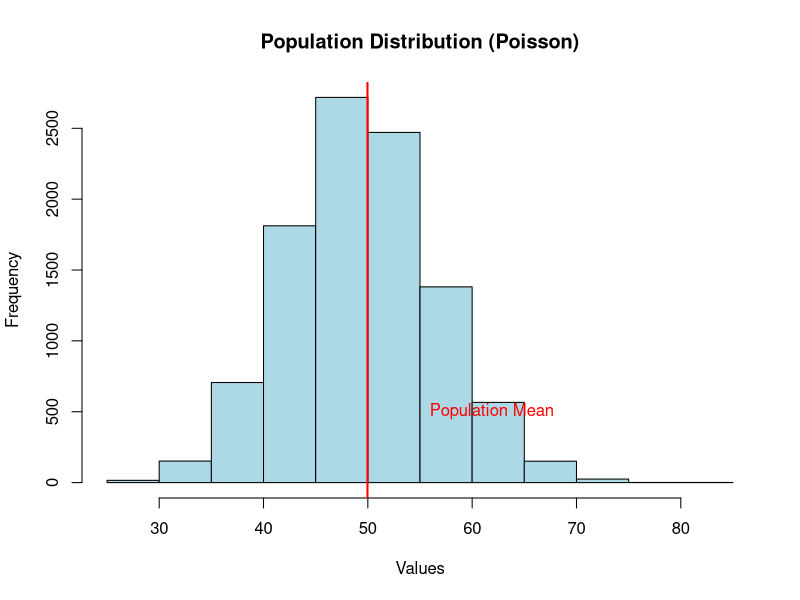
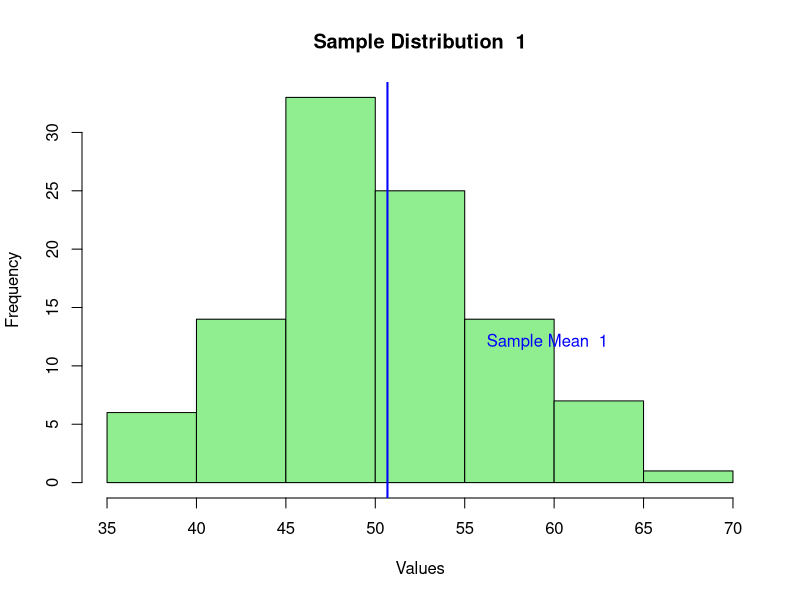
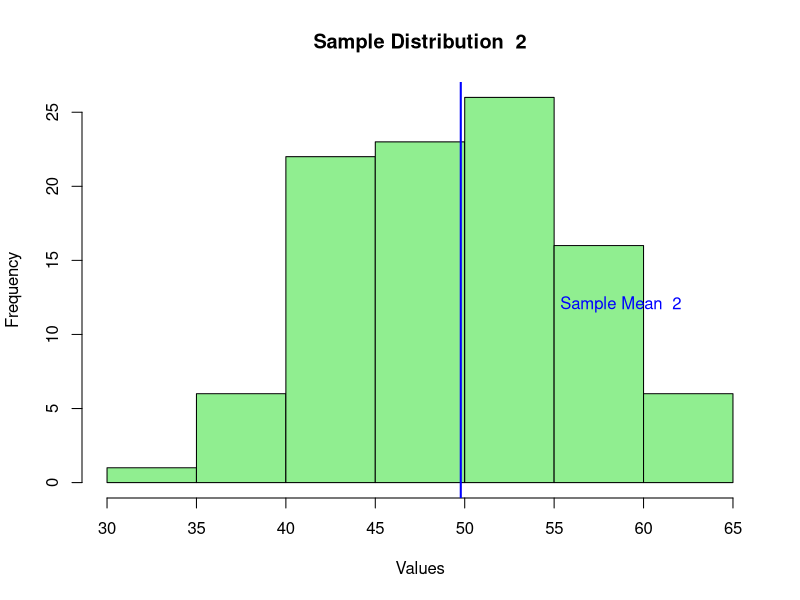
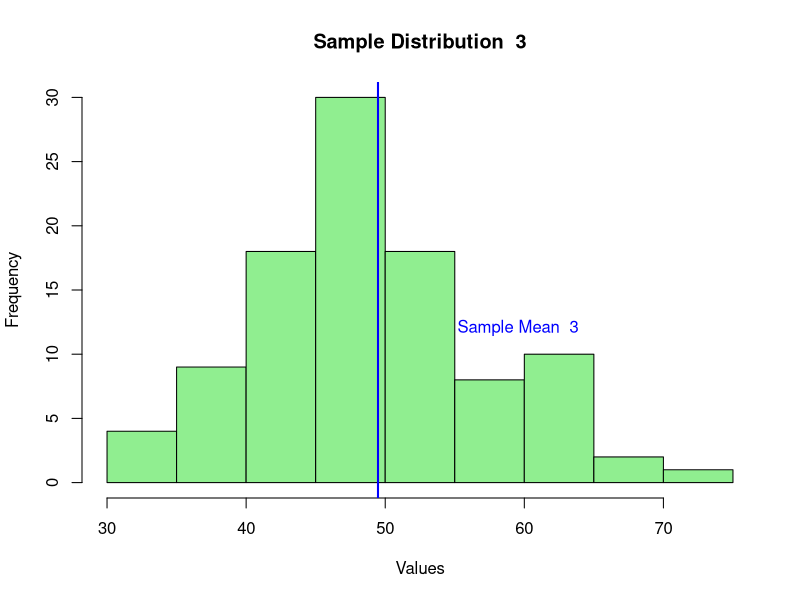
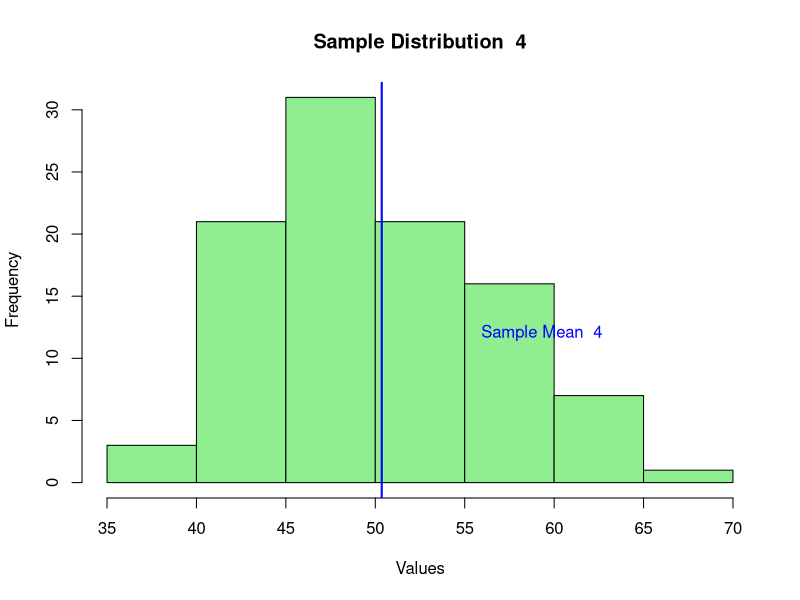
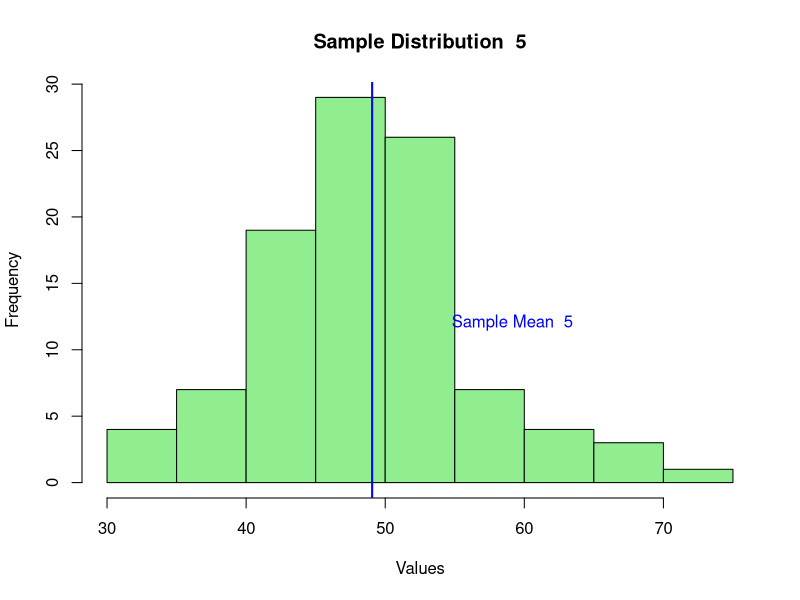
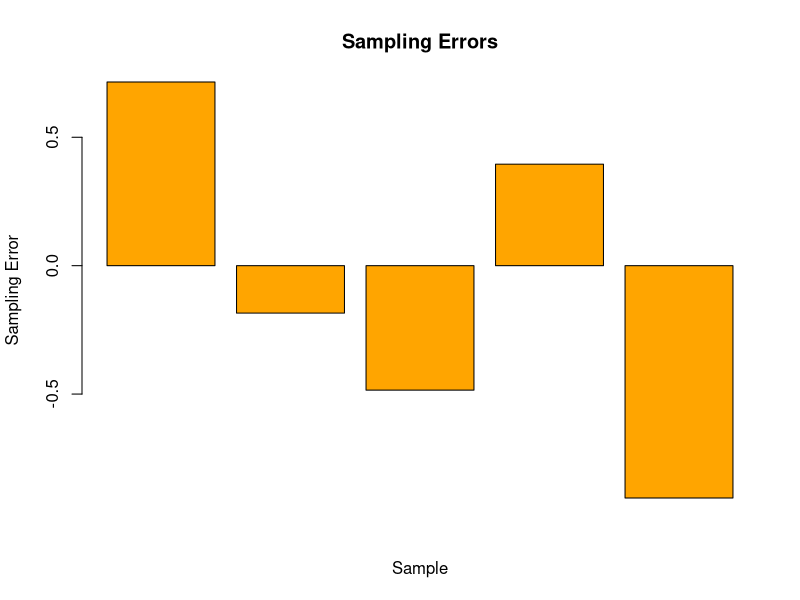

The R script that drew these images, in order:
# Set a seed for reproducibility
set.seed(42)

# Generate a population with a Poisson distribution
population <- rpois(10000, lambda = 50)

# Plot the population distribution
hist(population, main = "Population Distribution (Poisson)", xlab = "Values", col = "lightblue", border = "black")

# Add a vertical line at the population mean
abline(v = mean(population), col = "red", lwd = 2)

# Add text to label the mean
text(mean(population) + 5, 500, "Population Mean", col = "red", pos = 4)

# Simulate the sampling process
sample_size <- 100
num_samples <- 5

sampling_errors <- numeric(num_samples)

for (i in 1:num_samples) {
  # Take a random sample from the population
  sample_data <- sample(population, sample_size, replace = TRUE)
  
  # Plot each sample distribution
  hist(sample_data, main = paste("Sample Distribution ", i), xlab = "Values", col = "lightgreen", border = "black")
  
  # Add a vertical line at the sample mean
  abline(v = mean(sample_data), col = "blue", lwd = 2)
  
  # Add text to label the mean
  text(mean(sample_data) + 5, 12, paste("Sample Mean ", i), col = "blue", pos = 4)
  
  # Calculate and store the sampling error
  sampling_errors[i] <- mean(sample_data) - mean(population)
}

# Display sampling errors
cat("Sampling Errors:", sampling_errors, "\n")

# Plot sampling errors
barplot(sampling_errors, main = "Sampling Errors", xlab = "Sample", ylab = "Sampling Error", col = "orange")
